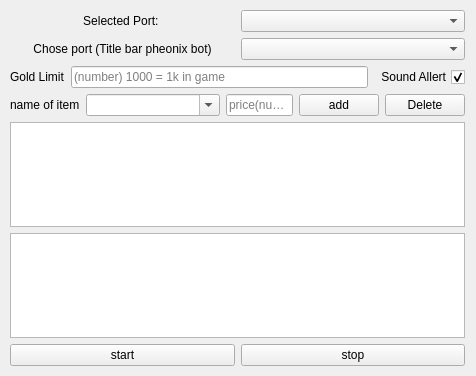
<?xml version="1.0" encoding="UTF-8"?>
<ui version="4.0">
 <class>AutoBuyer</class>
 <widget class="QWidget" name="AutoBuyer">
  <property name="enabled">
   <bool>true</bool>
  </property>
  <property name="geometry">
   <rect>
    <x>0</x>
    <y>0</y>
    <width>476</width>
    <height>376</height>
   </rect>
  </property>
  <property name="windowTitle">
   <string>AutoBuyer</string>
  </property>
  <widget class="QWidget" name="verticalLayoutWidget">
   <property name="geometry">
    <rect>
     <x>10</x>
     <y>10</y>
     <width>455</width>
     <height>356</height>
    </rect>
   </property>
   <layout class="QVBoxLayout" name="verticalLayout">
    <item>
     <layout class="QHBoxLayout" name="horizontalLayout_2">
      <item>
       <widget class="QLabel" name="label">
        <property name="sizePolicy">
         <sizepolicy hsizetype="Preferred" vsizetype="Maximum">
          <horstretch>0</horstretch>
          <verstretch>0</verstretch>
         </sizepolicy>
        </property>
        <property name="text">
         <string>Selected Port: </string>
        </property>
        <property name="alignment">
         <set>Qt::AlignHCenter|Qt::AlignTop</set>
        </property>
        <property name="wordWrap">
         <bool>false</bool>
        </property>
       </widget>
      </item>
      <item>
       <widget class="QComboBox" name="langBox">
        <property name="sizePolicy">
         <sizepolicy hsizetype="Minimum" vsizetype="Maximum">
          <horstretch>0</horstretch>
          <verstretch>0</verstretch>
         </sizepolicy>
        </property>
        <property name="contextMenuPolicy">
         <enum>Qt::DefaultContextMenu</enum>
        </property>
        <property name="acceptDrops">
         <bool>true</bool>
        </property>
        <property name="editable">
         <bool>false</bool>
        </property>
        <property name="currentText">
         <string/>
        </property>
        <property name="sizeAdjustPolicy">
         <enum>QComboBox::AdjustToMinimumContentsLength</enum>
        </property>
       </widget>
      </item>
     </layout>
    </item>
    <item>
     <layout class="QHBoxLayout" name="horizontalLayout">
      <item>
       <widget class="QLabel" name="label_4">
        <property name="text">
         <string>Chose port (Title bar pheonix bot)</string>
        </property>
        <property name="alignment">
         <set>Qt::AlignCenter</set>
        </property>
       </widget>
      </item>
      <item>
       <widget class="QComboBox" name="portBox"/>
      </item>
     </layout>
    </item>
    <item>
     <layout class="QHBoxLayout" name="horizontalLayout_5">
      <item>
       <widget class="QLabel" name="label_2">
        <property name="text">
         <string>Gold Limit</string>
        </property>
       </widget>
      </item>
      <item>
       <widget class="QLineEdit" name="goldLimit">
        <property name="placeholderText">
         <string>(number) 1000 = 1k in game</string>
        </property>
       </widget>
      </item>
      <item>
       <widget class="QCheckBox" name="soundAllert">
        <property name="layoutDirection">
         <enum>Qt::RightToLeft</enum>
        </property>
        <property name="text">
         <string>Sound Allert</string>
        </property>
        <property name="checked">
         <bool>true</bool>
        </property>
       </widget>
      </item>
     </layout>
    </item>
    <item>
     <layout class="QHBoxLayout" name="horizontalLayout_3" stretch="1,2,1,1,1">
      <item>
       <widget class="QLabel" name="label_3">
        <property name="sizePolicy">
         <sizepolicy hsizetype="Maximum" vsizetype="Preferred">
          <horstretch>0</horstretch>
          <verstretch>0</verstretch>
         </sizepolicy>
        </property>
        <property name="text">
         <string>name of item</string>
        </property>
       </widget>
      </item>
      <item>
       <widget class="QComboBox" name="itemNameBox">
        <property name="sizePolicy">
         <sizepolicy hsizetype="Minimum" vsizetype="Fixed">
          <horstretch>0</horstretch>
          <verstretch>0</verstretch>
         </sizepolicy>
        </property>
        <property name="editable">
         <bool>true</bool>
        </property>
        <property name="currentText">
         <string/>
        </property>
       </widget>
      </item>
      <item>
       <widget class="QLineEdit" name="priceBox">
        <property name="sizePolicy">
         <sizepolicy hsizetype="Maximum" vsizetype="Fixed">
          <horstretch>0</horstretch>
          <verstretch>0</verstretch>
         </sizepolicy>
        </property>
        <property name="inputMask">
         <string/>
        </property>
        <property name="placeholderText">
         <string>price(number)</string>
        </property>
       </widget>
      </item>
      <item>
       <widget class="QPushButton" name="addButton">
        <property name="sizePolicy">
         <sizepolicy hsizetype="Maximum" vsizetype="Maximum">
          <horstretch>0</horstretch>
          <verstretch>0</verstretch>
         </sizepolicy>
        </property>
        <property name="text">
         <string>add</string>
        </property>
       </widget>
      </item>
      <item>
       <widget class="QPushButton" name="deleteButton">
        <property name="sizePolicy">
         <sizepolicy hsizetype="Maximum" vsizetype="Maximum">
          <horstretch>0</horstretch>
          <verstretch>0</verstretch>
         </sizepolicy>
        </property>
        <property name="text">
         <string>Delete</string>
        </property>
       </widget>
      </item>
     </layout>
    </item>
    <item>
     <widget class="QTableView" name="itemList">
      <property name="contextMenuPolicy">
       <enum>Qt::NoContextMenu</enum>
      </property>
      <attribute name="horizontalHeaderHighlightSections">
       <bool>true</bool>
      </attribute>
     </widget>
    </item>
    <item>
     <widget class="QTextEdit" name="textEdit">
      <property name="readOnly">
       <bool>true</bool>
      </property>
     </widget>
    </item>
    <item>
     <layout class="QHBoxLayout" name="horizontalLayout_4">
      <item>
       <widget class="QPushButton" name="startButton">
        <property name="text">
         <string>start</string>
        </property>
       </widget>
      </item>
      <item>
       <widget class="QPushButton" name="stopButton">
        <property name="text">
         <string>stop</string>
        </property>
       </widget>
      </item>
     </layout>
    </item>
   </layout>
  </widget>
 </widget>
 <resources/>
 <connections/>
</ui>
